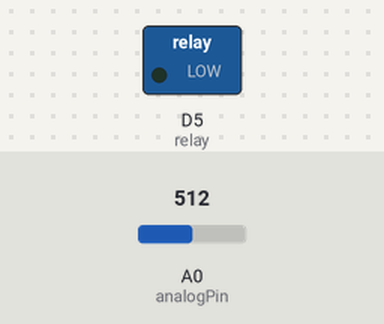
A sketch run on a simulated ESP8266 (NodeMCU). Parts: switched loads named in the sketch (green lamp = pin HIGH). The test bench sets the inputs (shaded band); at power-on: A0 (analogPin) = 512. WiFi joins after 1.5 s; servers stay silent unless stated; web services answer with replies made up by the test bench; not simulated (calls return 0 or success): WiFiClientSecureAxTLS.h; what the sketch prints to the serial monitor is not drawn.

Above: at 2.7 s.
2.8 s: A0 (analogPin) set to 787
5.2 s: A0 (analogPin) set to 814
At 7.6 s:
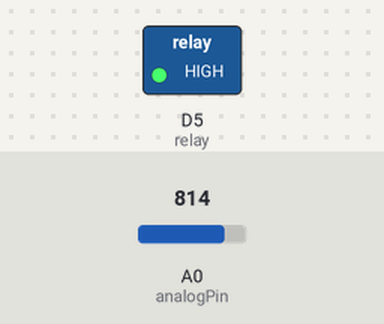
8.6 s: A0 (analogPin) set to 790
At 10.9 s:
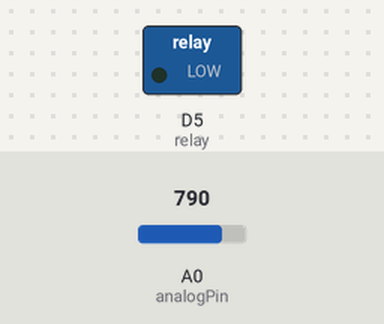
11.8 s: A0 (analogPin) set to 810
At 14.2 s:
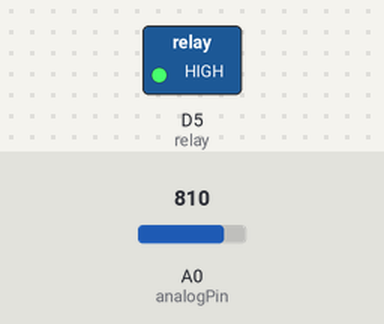
Timing chart, 0 to 15.7 s (numbered marks = the images above; inputs shaded):
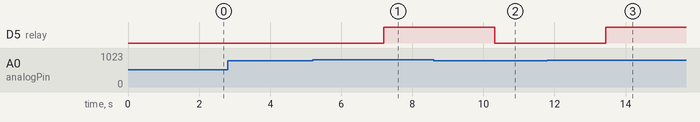

The sketch:

Automate-watering.ino
```cpp
 //Sensor
int analogPin = A0; //Declare variable
int val = 0;
 int relay = D5; //Take D5 as output, connected to relay
void Line_Notify(String message) ;//Line msg

#include <ESP8266WiFi.h>
#include <WiFiClientSecureAxTLS.h>
// Config connect WiFi
#define WIFI_SSID "abc" // WIFI name
#define WIFI_PASSWORD "12345678" //WIFI passwords
// Line config
#define LINE_TOKEN "xxx" // Line token from line Dev.

void setup()
{
  Serial.begin(9600);
  pinMode(relay, OUTPUT);//Set relay as output

  WiFi.mode(WIFI_STA);//line part>>
  // connect to wifi.
  WiFi.begin(WIFI_SSID, WIFI_PASSWORD);
  Serial.print("connecting");

  while (WiFi.status() != WL_CONNECTED) {
    Serial.print(".");
    delay(500);
  }
  Serial.println();
  Serial.print("connected: ");
  Serial.println(WiFi.localIP());//line part>>
}

void loop()
{

    val = analogRead(analogPin);
    Serial.println(val);
    delay(1000);

    if(val>=800)
      {
      digitalWrite(D5,HIGH); //if soil moisture sensor provides LOW value send HIGH value to relay
      Serial.println("(Pump is working)"); //too dry, show in Serial monitor
      Line_Notify("I'm watering...(Pump is working)");//Line msg
      }
    else
      {
      digitalWrite(D5,LOW); //if soil moisture sensor provides HIGH value send LOW value to relay
      Serial.println("Stop");//too wet
      Line_Notify("I'm done, See ya :),(Pump is stop working)");//Line msg
      }
      delay(100);}
      //Frequency to check mositure , In Day, delay(86400000);
      //but for example, node will sent msg realy offen.
      //This is for cheking,not sent msg to line.


    //Line part , If you don't knwo what are you doing..DO NOT TOUCH!!!
  void Line_Notify(String message) {
  axTLS::WiFiClientSecure client;

  if (!client.connect("notify-api.line.me", 443)) {
    Serial.println("connection failed");
    return;
  }
    String req = "";//line part>>>>>>>>>>>>>>>>>
  req += "POST /api/notify HTTP/1.1\r\n";
  req += "Host: notify-api.line.me\r\n";
  req += "Authorization: Bearer " + String(LINE_TOKEN) + "\r\n";
  req += "Cache-Control: no-cache\r\n";
  req += "User-Agent: ESP8266\r\n";
  req += "Connection: close\r\n";
  req += "Content-Type: application/x-www-form-urlencoded\r\n";
  req += "Content-Length: " + String(String("message=" + message).length()) + "\r\n";
  req += "\r\n";
  req += "message=" + message;
  // Serial.println(req);
  client.print(req);
  Serial.println("Sending a messageg to  line");
  delay(200);
  //In Day is ,delay(86400000); Frequency of line messages // all over loop
  //How often you want node to sent msg to line.

  // Serial.println("-------------");
  while(client.connected()) {
    String line = client.readStringUntil('\n');
    if (line == "\r") {
      break;
    }
    //Serial.println(line);
  }
  // Serial.println("-------------");
}
```

Measured:
- the behaviour switches between 799 and 800 on A0 (analogPin) (found by bisection; images 0 and 1)
- after the input at 2.8 s, every drawn part: stays the same
- after the input at 5.2 s, D5 (relay): LOW → HIGH after 2.0 s
- after the input at 8.6 s, D5 (relay): HIGH → LOW after 1.7 s
- after the input at 11.8 s, D5 (relay): LOW → HIGH after 1.6 s
